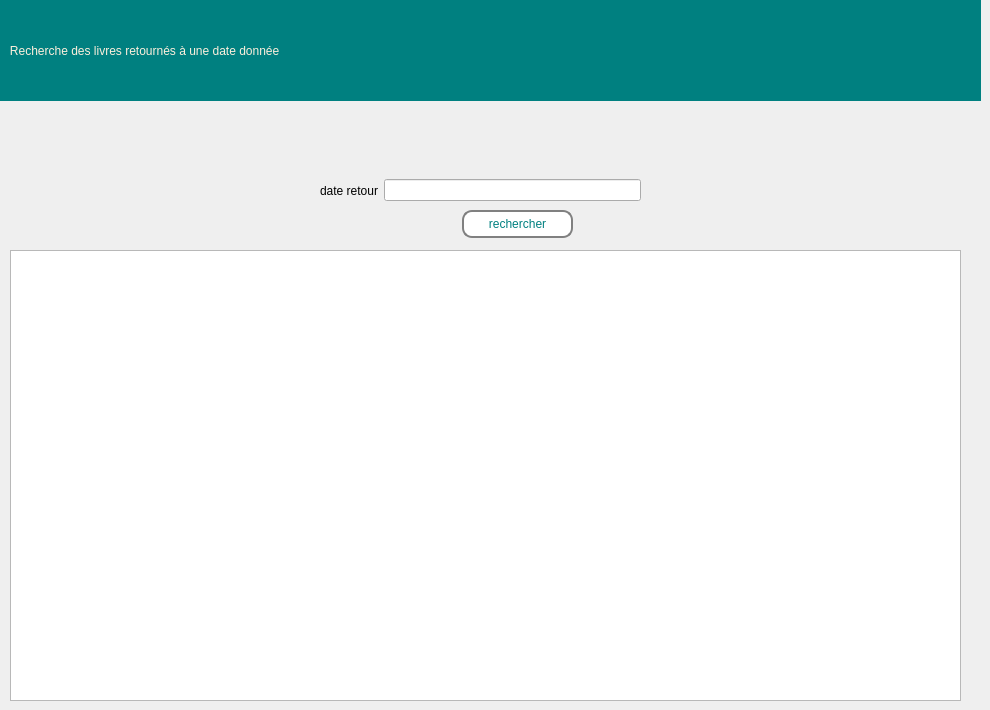
    <widget class="QWidget" name="page_afficher_retourner_livre">
     <widget class="QPushButton" name="pushButton_recherchedate_retour">
      <property name="geometry">
       <rect>
        <x>462</x>
        <y>210</y>
        <width>111</width>
        <height>28</height>
       </rect>
      </property>
      <property name="styleSheet">
       <string notr="true">border: 2px solid gray;
font: 63 9pt &quot;Segoe UI Variable Display Semib&quot;;
  border-radius: 10px;
  padding: 0 8px;
  
color: rgb(0, 128, 128);
background-color: rgb(255, 255, 255);</string>
      </property>
      <property name="text">
       <string>rechercher</string>
      </property>
     </widget>
     <widget class="QLabel" name="label_277">
      <property name="geometry">
       <rect>
        <x>0</x>
        <y>0</y>
        <width>981</width>
        <height>101</height>
       </rect>
      </property>
      <property name="toolTip">
       <string>&lt;html&gt;&lt;head/&gt;&lt;body&gt;&lt;p align=&quot;center&quot;&gt;&lt;br/&gt;&lt;/p&gt;&lt;/body&gt;&lt;/html&gt;</string>
      </property>
      <property name="styleSheet">
       <string notr="true">color: rgb(253, 239, 220);background-color: rgb(0, 128, 128);
font: 75 16pt &quot;Rockwell&quot;;
</string>
      </property>
      <property name="text">
       <string>   Recherche des livres retournés à une date donnée</string>
      </property>
     </widget>
     <widget class="QWidget" name="horizontalLayoutWidget_14">
      <property name="geometry">
       <rect>
        <x>320</x>
        <y>170</y>
        <width>321</width>
        <height>41</height>
       </rect>
      </property>
      <layout class="QHBoxLayout" name="horizontalLayout_14">
       <item>
        <widget class="QLabel" name="label_110">
         <property name="styleSheet">
          <string notr="true">font: 63 9pt &quot;Segoe UI Variable Display Semib&quot;;</string>
         </property>
         <property name="text">
          <string>date retour</string>
         </property>
        </widget>
       </item>
       <item>
        <widget class="QLineEdit" name="date_retour_input_recherche"/>
       </item>
      </layout>
     </widget>
     <widget class="QTableWidget" name="tableWidget_retour_date">
      <property name="geometry">
       <rect>
        <x>10</x>
        <y>250</y>
        <width>951</width>
        <height>451</height>
       </rect>
      </property>
     </widget>
    </widget>
